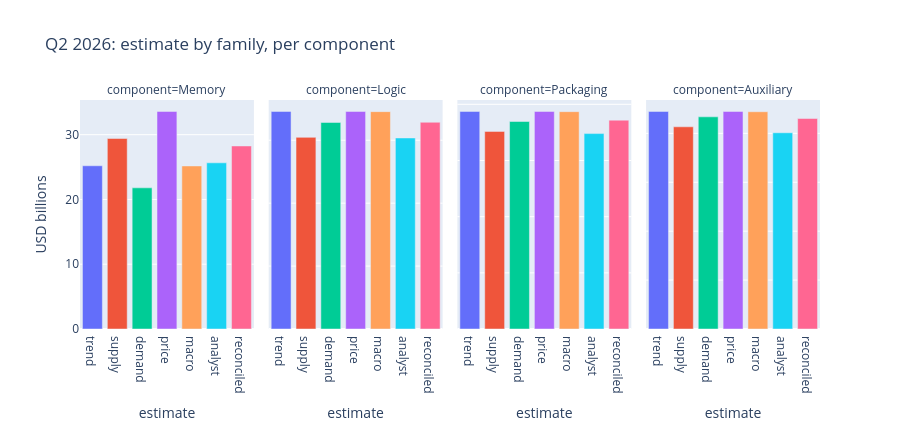

Notebook source saved alongside this figure:
### Code cell
family_order = ["trend", "supply", "demand", "price", "macro", "analyst", "reconciled"]
figure = px.bar(
    q2_detail.to_pandas(),
    x="estimate",
    y="value_b",
    facet_col="component",
    color="estimate",
    category_orders={"estimate": family_order, "component": COMPONENTS},
    labels={"value_b": "USD billions"},
    title="Q2 2026: estimate by family, per component",
)
figure.update_yaxes(matches=None)
figure.update_layout(height=430, showlegend=False)
figure

### Figure 1 — Plotly figure (JSON) as saved in the notebook; plotly's stock layout.template omitted (floating-point values rounded to 4 significant figures)
{"data": [{"hovertemplate": "estimate=%{x}<br>component=Memory<br>USD billions=%{y}<extra></extra>", "legendgroup": "trend", "marker": {"color": "#636efa", "pattern": {"shape": ""}}, "name": "trend", "orientation": "v", "showlegend": true, "textposition": "auto", "type": "bar", "x": ["trend"], "xaxis": "x", "y": [25.2], "yaxis": "y"}, {"hovertemplate": "estimate=%{x}<br>component=Logic<br>USD billions=%{y}<extra></extra>", "legendgroup": "trend", "marker": {"color": "#636efa", "pattern": {"shape": ""}}, "name": "trend", "orientation": "v", "showlegend": false, "textposition": "auto", "type": "bar", "x": ["trend"], "xaxis": "x2", "y": [3.458], "yaxis": "y2"}, {"hovertemplate": "estimate=%{x}<br>component=Packaging<br>USD billions=%{y}<extra></extra>", "legendgroup": "trend", "marker": {"color": "#636efa", "pattern": {"shape": ""}}, "name": "trend", "orientation": "v", "showlegend": false, "textposition": "auto", "type": "bar", "x": ["trend"], "xaxis": "x3", "y": [3.873], "yaxis": "y3"}, {"hovertemplate": "estimate=%{x}<br>component=Auxiliary<br>USD billions=%{y}<extra></extra>", "legendgroup": "trend", "marker": {"color": "#636efa", "pattern": {"shape": ""}}, "name": "trend", "orientation": "v", "showlegend": false, "textposition": "auto", "type": "bar", "x": ["trend"], "xaxis": "x4", "y": [2.224], "yaxis": "y4"}, {"hovertemplate": "estimate=%{x}<br>component=Memory<br>USD billions=%{y}<extra></extra>", "legendgroup": "supply", "marker": {"color": "#EF553B", "pattern": {"shape": ""}}, "name": "supply", "orientation": "v", "showlegend": true, "textposition": "auto", "type": "bar", "x": ["supply"], "xaxis": "x", "y": [29.41], "yaxis": "y"}, {"hovertemplate": "estimate=%{x}<br>component=Logic<br>USD billions=%{y}<extra></extra>", "legendgroup": "supply", "marker": {"color": "#EF553B", "pattern": {"shape": ""}}, "name": "supply", "orientation": "v", "showlegend": false, "textposition": "auto", "type": "bar", "x": ["supply"], "xaxis": "x2", "y": [3.046], "yaxis": "y2"}, {"hovertemplate": "estimate=%{x}<br>component=Packaging<br>USD billions=%{y}<extra></extra>", "legendgroup": "supply", "marker": {"color": "#EF553B", "pattern": {"shape": ""}}, "name": "supply", "orientation": "v", "showlegend": false, "textposition": "auto", "type": "bar", "x": ["supply"], "xaxis": "x3", "y": [3.518], "yaxis": "y3"}, {"hovertemplate": "estimate=%{x}<br>component=Auxiliary<br>USD billions=%{y}<extra></extra>", "legendgroup": "supply", "marker": {"color": "#EF553B", "pattern": {"shape": ""}}, "name": "supply", "orientation": "v", "showlegend": false, "textposition": "auto", "type": "bar", "x": ["supply"], "xaxis": "x4", "y": [2.067], "yaxis": "y4"}, {"hovertemplate": "estimate=%{x}<br>component=Memory<br>USD billions=%{y}<extra></extra>", "legendgroup": "demand", "marker": {"color": "#00cc96", "pattern": {"shape": ""}}, "name": "demand", "orientation": "v", "showlegend": true, "textposition": "auto", "type": "bar", "x": ["demand"], "xaxis": "x", "y": [21.79], "yaxis": "y"}, {"hovertemplate": "estimate=%{x}<br>component=Logic<br>USD billions=%{y}<extra></extra>", "legendgroup": "demand", "marker": {"color": "#00cc96", "pattern": {"shape": ""}}, "name": "demand", "orientation": "v", "showlegend": false, "textposition": "auto", "type": "bar", "x": ["demand"], "xaxis": "x2", "y": [3.283], "yaxis": "y2"}, {"hovertemplate": "estimate=%{x}<br>component=Packaging<br>USD billions=%{y}<extra></extra>", "legendgroup": "demand", "marker": {"color": "#00cc96", "pattern": {"shape": ""}}, "name": "demand", "orientation": "v", "showlegend": false, "textposition": "auto", "type": "bar", "x": ["demand"], "xaxis": "x3", "y": [3.694], "yaxis": "y3"}, {"hovertemplate": "estimate=%{x}<br>component=Auxiliary<br>USD billions=%{y}<extra></extra>", "legendgroup": "demand", "marker": {"color": "#00cc96", "pattern": {"shape": ""}}, "name": "demand", "orientation": "v", "showlegend": false, "textposition": "auto", "type": "bar", "x": ["demand"], "xaxis": "x4", "y": [2.169], "yaxis": "y4"}, {"hovertemplate": "estimate=%{x}<br>component=Memory<br>USD billions=%{y}<extra></extra>", "legendgroup": "price", "marker": {"color": "#ab63fa", "pattern": {"shape": ""}}, "name": "price", "orientation": "v", "showlegend": true, "textposition": "auto", "type": "bar", "x": ["price"], "xaxis": "x", "y": [33.59], "yaxis": "y"}, {"hovertemplate": "estimate=%{x}<br>component=Logic<br>USD billions=%{y}<extra></extra>", "legendgroup": "price", "marker": {"color": "#ab63fa", "pattern": {"shape": ""}}, "name": "price", "orientation": "v", "showlegend": false, "textposition": "auto", "type": "bar", "x": ["price"], "xaxis": "x2", "y": [3.458], "yaxis": "y2"}, {"hovertemplate": "estimate=%{x}<br>component=Packaging<br>USD billions=%{y}<extra></extra>", "legendgroup": "price", "marker": {"color": "#ab63fa", "pattern": {"shape": ""}}, "name": "price", "orientation": "v", "showlegend": false, "textposition": "auto", "type": "bar", "x": ["price"], "xaxis": "x3", "y": [3.873], "yaxis": "y3"}, {"hovertemplate": "estimate=%{x}<br>component=Auxiliary<br>USD billions=%{y}<extra></extra>", "legendgroup": "price", "marker": {"color": "#ab63fa", "pattern": {"shape": ""}}, "name": "price", "orientation": "v", "showlegend": false, "textposition": "auto", "type": "bar", "x": ["price"], "xaxis": "x4", "y": [2.224], "yaxis": "y4"}, {"hovertemplate": "estimate=%{x}<br>component=Memory<br>USD billions=%{y}<extra></extra>", "legendgroup": "macro", "marker": {"color": "#FFA15A", "pattern": {"shape": ""}}, "name": "macro", "orientation": "v", "showlegend": true, "textposition": "auto", "type": "bar", "x": ["macro"], "xaxis": "x", "y": [25.18], "yaxis": "y"}, {"hovertemplate": "estimate=%{x}<br>component=Logic<br>USD billions=%{y}<extra></extra>", "legendgroup": "macro", "marker": {"color": "#FFA15A", "pattern": {"shape": ""}}, "name": "macro", "orientation": "v", "showlegend": false, "textposition": "auto", "type": "bar", "x": ["macro"], "xaxis": "x2", "y": [3.455], "yaxis": "y2"}, {"hovertemplate": "estimate=%{x}<br>component=Packaging<br>USD billions=%{y}<extra></extra>", "legendgroup": "macro", "marker": {"color": "#FFA15A", "pattern": {"shape": ""}}, "name": "macro", "orientation": "v", "showlegend": false, "textposition": "auto", "type": "bar", "x": ["macro"], "xaxis": "x3", "y": [3.869], "yaxis": "y3"}, {"hovertemplate": "estimate=%{x}<br>component=Auxiliary<br>USD billions=%{y}<extra></extra>", "legendgroup": "macro", "marker": {"color": "#FFA15A", "pattern": {"shape": ""}}, "name": "macro", "orientation": "v", "showlegend": false, "textposition": "auto", "type": "bar", "x": ["macro"], "xaxis": "x4", "y": [2.221], "yaxis": "y4"}, {"hovertemplate": "estimate=%{x}<br>component=Memory<br>USD billions=%{y}<extra></extra>", "legendgroup": "analyst", "marker": {"color": "#19d3f3", "pattern": {"shape": ""}}, "name": "analyst", "orientation": "v", "showlegend": true, "textposition": "auto", "type": "bar", "x": ["analyst"], "xaxis": "x", "y": [25.66], "yaxis": "y"}, {"hovertemplate": "estimate=%{x}<br>component=Logic<br>USD billions=%{y}<extra></extra>", "legendgroup": "analyst", "marker": {"color": "#19d3f3", "pattern": {"shape": ""}}, "name": "analyst", "orientation": "v", "showlegend": false, "textposition": "auto", "type": "bar", "x": ["analyst"], "xaxis": "x2", "y": [3.037], "yaxis": "y2"}, {"hovertemplate": "estimate=%{x}<br>component=Packaging<br>USD billions=%{y}<extra></extra>", "legendgroup": "analyst", "marker": {"color": "#19d3f3", "pattern": {"shape": ""}}, "name": "analyst", "orientation": "v", "showlegend": false, "textposition": "auto", "type": "bar", "x": ["analyst"], "xaxis": "x3", "y": [3.479], "yaxis": "y3"}, {"hovertemplate": "estimate=%{x}<br>component=Auxiliary<br>USD billions=%{y}<extra></extra>", "legendgroup": "analyst", "marker": {"color": "#19d3f3", "pattern": {"shape": ""}}, "name": "analyst", "orientation": "v", "showlegend": false, "textposition": "auto", "type": "bar", "x": ["analyst"], "xaxis": "x4", "y": [2.006], "yaxis": "y4"}, {"hovertemplate": "estimate=%{x}<br>component=Memory<br>USD billions=%{y}<extra></extra>", "legendgroup": "reconciled", "marker": {"color": "#FF6692", "pattern": {"shape": ""}}, "name": "reconciled", "orientation": "v", "showlegend": true, "textposition": "auto", "type": "bar", "x": ["reconciled"], "xaxis": "x", "y": [28.26], "yaxis": "y"}, {"hovertemplate": "estimate=%{x}<br>component=Logic<br>USD billions=%{y}<extra></extra>", "legendgroup": "reconciled", "marker": {"color": "#FF6692", "pattern": {"shape": ""}}, "name": "reconciled", "orientation": "v", "showlegend": false, "textposition": "auto", "type": "bar", "x": ["reconciled"], "xaxis": "x2", "y": [3.286], "yaxis": "y2"}, {"hovertemplate": "estimate=%{x}<br>component=Packaging<br>USD billions=%{y}<extra></extra>", "legendgroup": "reconciled", "marker": {"color": "#FF6692", "pattern": {"shape": ""}}, "name": "reconciled", "orientation": "v", "showlegend": false, "textposition": "auto", "type": "bar", "x": ["reconciled"], "xaxis": "x3", "y": [3.718], "yaxis": "y3"}, {"hovertemplate": "estimate=%{x}<br>component=Auxiliary<br>USD billions=%{y}<extra></extra>", "legendgroup": "reconciled", "marker": {"color": "#FF6692", "pattern": {"shape": ""}}, "name": "reconciled", "orientation": "v", "showlegend": false, "textposition": "auto", "type": "bar", "x": ["reconciled"], "xaxis": "x4", "y": [2.152], "yaxis": "y4"}], "layout": {"annotations": [{"font": {}, "showarrow": false, "text": "component=Memory", "x": 0.1175, "xanchor": "center", "xref": "paper", "y": 1.0, "yanchor": "bottom", "yref": "paper"}, {"font": {}, "showarrow": false, "text": "component=Logic", "x": 0.3725, "xanchor": "center", "xref": "paper", "y": 1.0, "yanchor": "bottom", "yref": "paper"}, {"font": {}, "showarrow": false, "text": "component=Packaging", "x": 0.6275, "xanchor": "center", "xref": "paper", "y": 1.0, "yanchor": "bottom", "yref": "paper"}, {"font": {}, "showarrow": false, "text": "component=Auxiliary", "x": 0.8825, "xanchor": "center", "xref": "paper", "y": 1.0, "yanchor": "bottom", "yref": "paper"}], "barmode": "relative", "height": 430, "legend": {"title": {"text": "estimate"}, "tracegroupgap": 0}, "showlegend": false, "title": {"text": "Q2 2026: estimate by family, per component"}, "xaxis": {"anchor": "y", "categoryarray": ["trend", "supply", "demand", "price", "macro", "analyst", "reconciled"], "categoryorder": "array", "domain": [0.0, 0.235], "title": {"text": "estimate"}}, "xaxis2": {"anchor": "y2", "categoryarray": ["trend", "supply", "demand", "price", "macro", "analyst", "reconciled"], "categoryorder": "array", "domain": [0.255, 0.49], "matches": "x", "title": {"text": "estimate"}}, "xaxis3": {"anchor": "y3", "categoryarray": ["trend", "supply", "demand", "price", "macro", "analyst", "reconciled"], "categoryorder": "array", "domain": [0.51, 0.745], "matches": "x", "title": {"text": "estimate"}}, "xaxis4": {"anchor": "y4", "categoryarray": ["trend", "supply", "demand", "price", "macro", "analyst", "reconciled"], "categoryorder": "array", "domain": [0.765, 1.0], "matches": "x", "title": {"text": "estimate"}}, "yaxis": {"anchor": "x", "domain": [0.0, 1.0], "title": {"text": "USD billions"}}, "yaxis2": {"anchor": "x2", "domain": [0.0, 1.0], "showticklabels": false}, "yaxis3": {"anchor": "x3", "domain": [0.0, 1.0], "showticklabels": false}, "yaxis4": {"anchor": "x4", "domain": [0.0, 1.0], "showticklabels": false}}}
